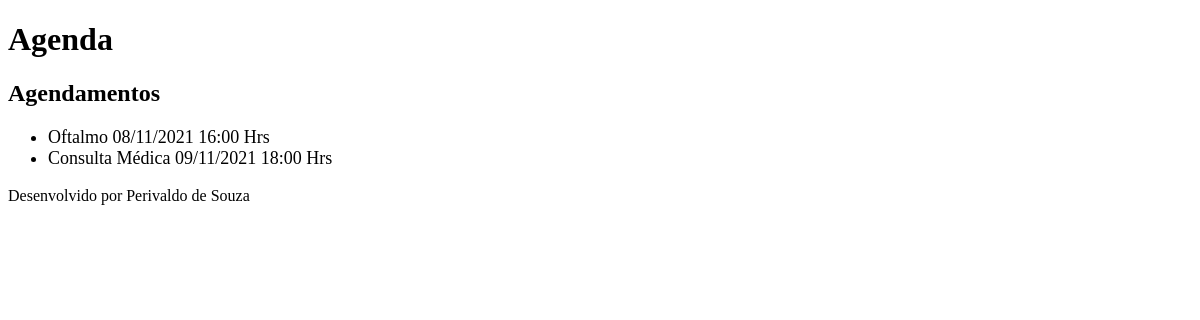
/agenda/, run on an earlier commit of the app's database.
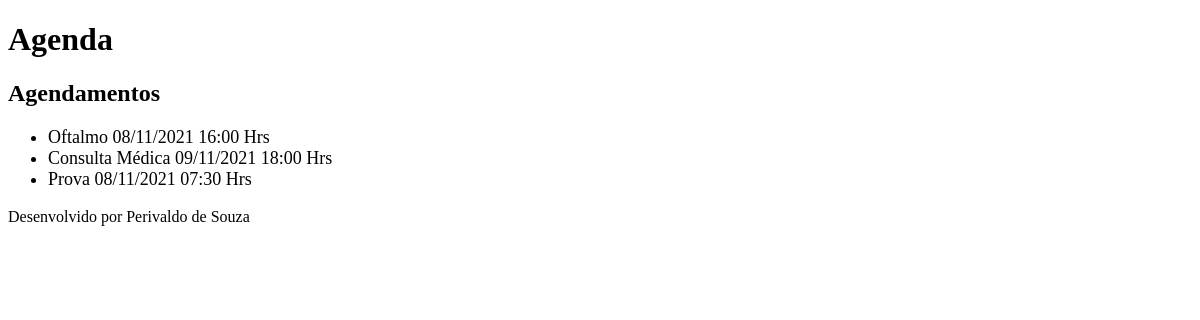
And on a later commit of the database.
### core/models.py (models this page shows, shortened)
class Evento(models.Model):
    titulo = models.CharField(max_length=100)
    derscricao = models.TextField(blank=True, null=True)
    data_evento = models.DateTimeField(verbose_name='Data do Evento')
    local = models.CharField(max_length=100, blank=True, null=True)
    data_criacao = models.DateTimeField(auto_now=True)
    usuario = models.ForeignKey(User, on_delete=models.CASCADE)
    class Meta:
        db_table = "evento"
    def get_data_evento(self):
        return self.data_evento.strftime('%d/%m/%Y %H:%M Hrs')

### core/views.py (the view)
# urls.py: path('agenda/', views.lista_eventos),
def lista_eventos(request):
    evento = Evento.objects.all()  # CUIDADO com o tamanho do banco de dados ao ser utilizado "ALL"
    dados = {'eventos': evento}  # cria um dicionário
    return render(request, 'agenda.html', dados)

### templates/agenda.html
{% extends "model-page.html" %}
{% block content %}
    <h2>Agendamentos</h2>
    <ul style="font-size: 18px">
        {% for evento in eventos %}
            <li>{{evento.titulo}} {{evento.get_data_evento}}</li>
        {% endfor %}
    </ul>
{% endblock %}

What changed in the data, as far as the page shows it:
added Evento: titulo "Prova", get_data_evento "08/11/2021 07:30 Hrs"
